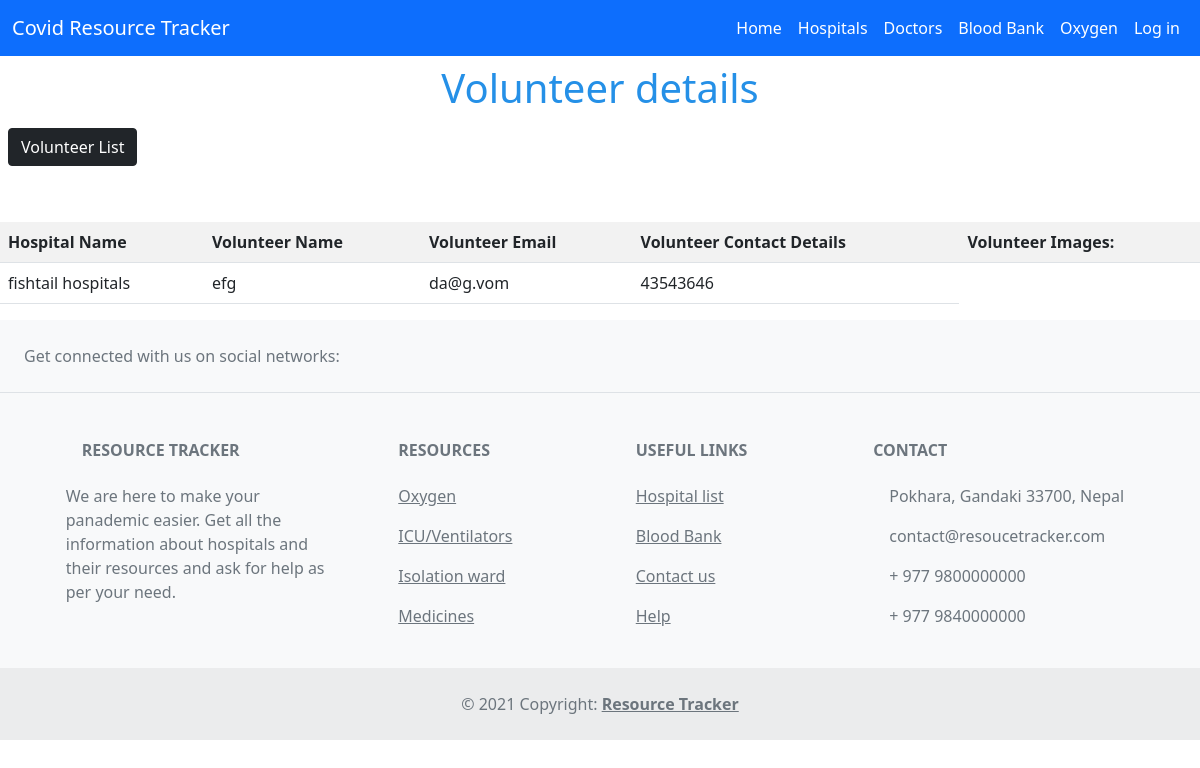
Page /volunteer_detail/1/ on the committed database.
### apps/models.py (models this page shows, shortened)
class Volunteer(models.Model):
    hospital = models.ForeignKey(Hospital, on_delete=models.CASCADE)
    name = models.CharField(max_length=255)
    email = models.EmailField()
    contact_no = models.CharField(max_length=10)
    volunteer_image = models.ImageField(upload_to='volunteer_image')

class Hospital(models.Model):
    name = models.CharField(max_length=255)
    email = models.EmailField(unique=True)
    address = models.CharField(max_length=255)
    contact_no = models.CharField(max_length=15)
    hospital_image = models.ImageField(upload_to='hospital_image')

### apps/user_views.py (the view)
# urls.py: path('volunteer_detail/<int:pk>/', volunteer_detail, name='volunteer_detail'),
def volunteer_detail(request, pk):
    volunteers = Volunteer.objects.get(id=pk)
    context = {
        'volunteers': volunteers,
    }
    return render(request, 'user/volunteer_detail.html', context)

### apps/templates/user/volunteer_detail.html (shortened to what this page needs)
{% extends 'user_base.html' %}
{% block content %}
<h1 class="text-center my-2">Volunteer details</h1>
<a href="{% url 'volunteer_list' %}" class="btn btn-dark my-2 ms-2 py-auto">Volunteer List</a> <br>
<br>
<br>
<table class="table table-striped">
    <tr>
        <th>Hospital Name</th>
        <th>Volunteer Name</th>
        <th>Volunteer Email</th>
        <th>Volunteer Contact Details</th>
        <th>Volunteer Images:</th>
    </tr>
    <tr>
        <td>{{ volunteers.hospital.name }}</td>
        <td>{{ volunteers.name }}</td>
        <td>{{ volunteers.email }}</td>
        <td>{{ volunteers.contact_no }}</td>
    </tr>
</table>
{% endblock content %}

### static/css/user_base.css (style rules this page uses)
h1 { color:rgb(37, 144, 231); }

### rows in the picture
Volunteer: hospital.name "fishtail hospitals", name "efg", email "da@g.vom", contact_no "43543646"
